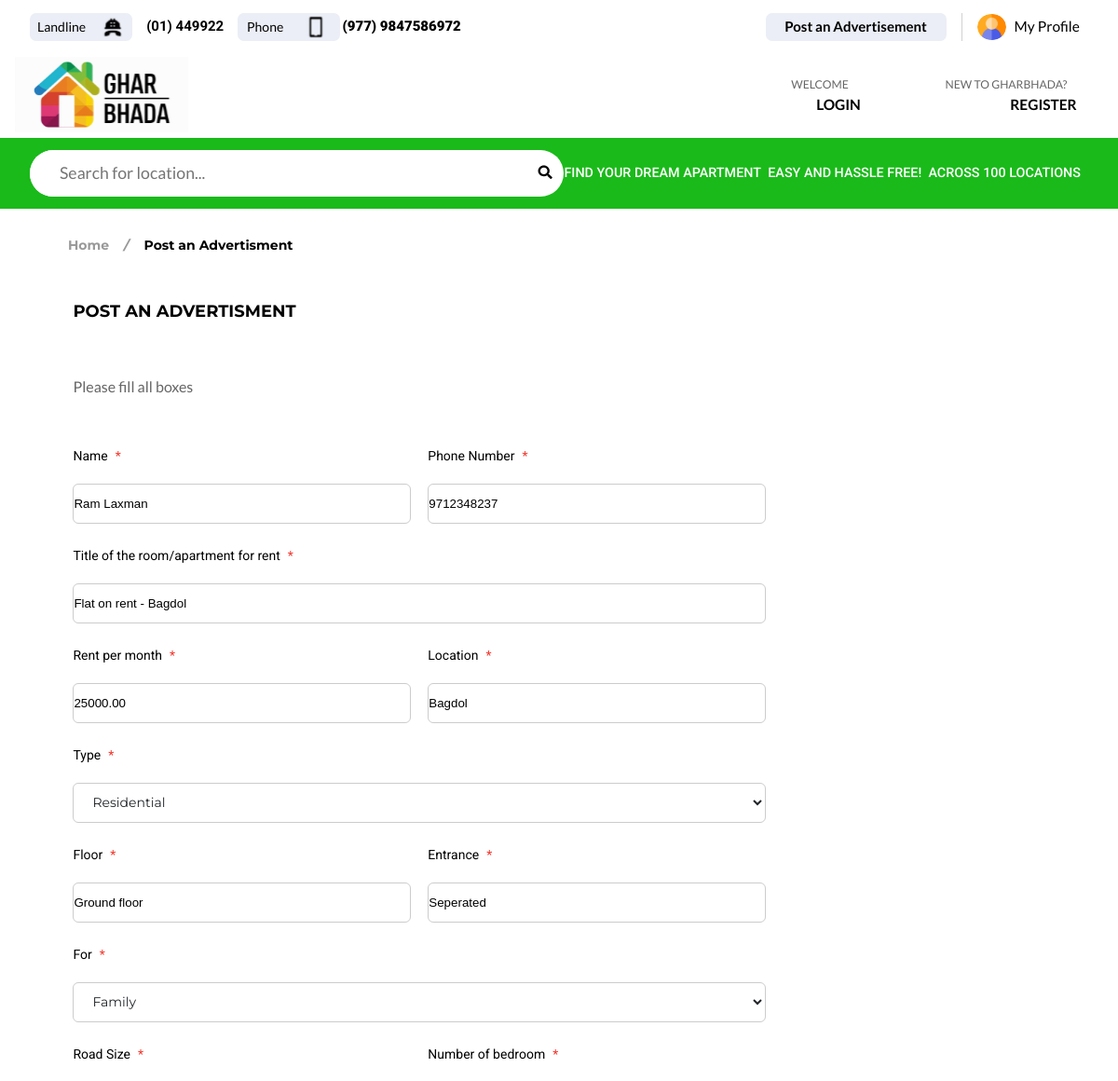
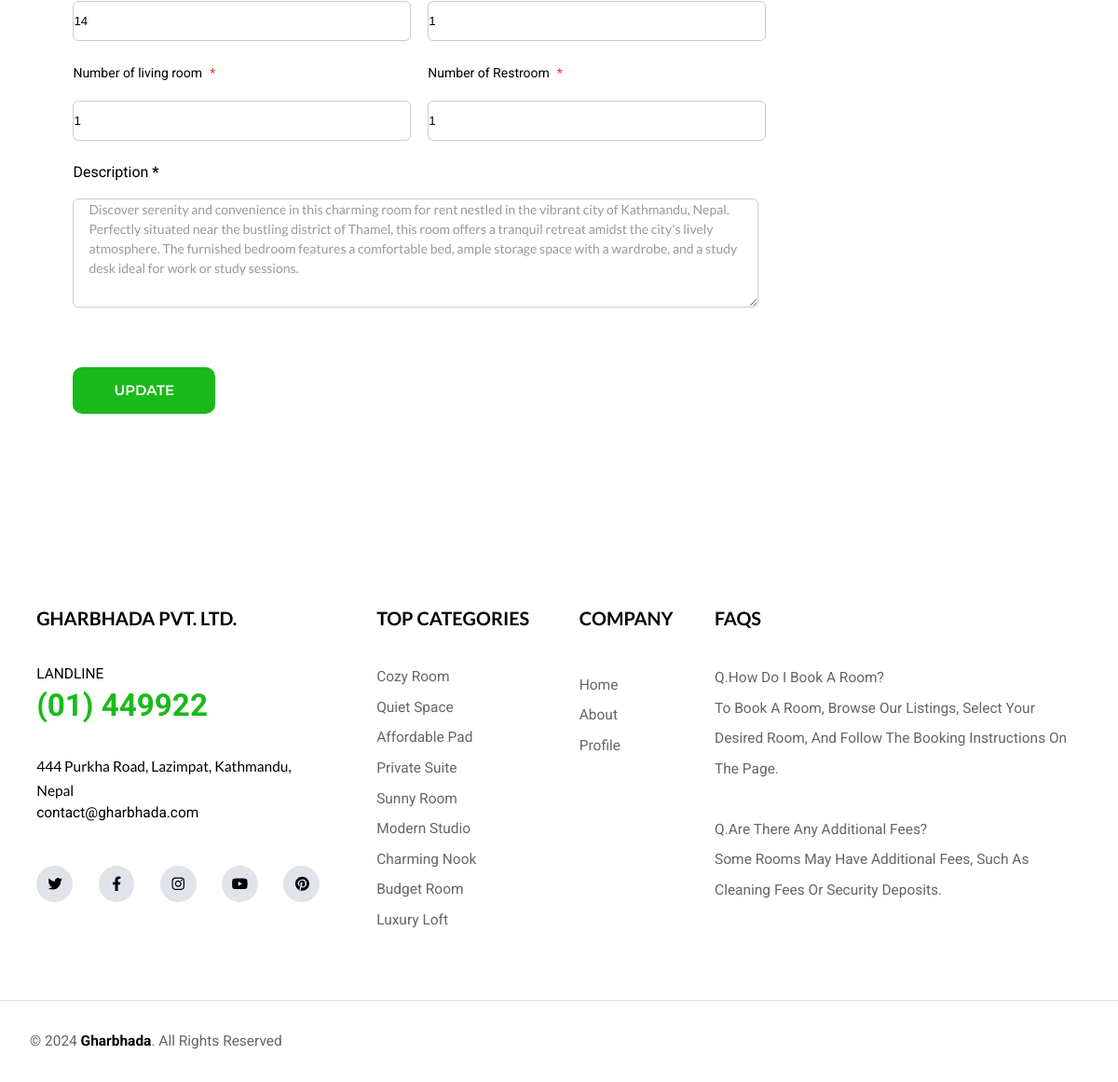
Page /components/UpdatePost.php?post_id=17 (signed in) on the committed database (2 pictures, top to bottom).
### tables this page shows
CREATE TABLE `posts` (
  `id` int(11) NOT NULL,
  `user_id` int(11) NOT NULL,
  `name` varchar(255) NOT NULL,
  `phone_number` varchar(20) NOT NULL,
  `title` varchar(255) NOT NULL,
  `rent` decimal(10,2) NOT NULL,
  `location` varchar(255) NOT NULL,
  `type` enum('residential','commercial') NOT NULL,
  `floor` varchar(40) DEFAULT NULL,
  `entrance` varchar(255) NOT NULL,
  `for_whom` enum('family','single') NOT NULL,
  `road_size` int(11) NOT NULL,
  `bedrooms` int(11) NOT NULL,
  `living_rooms` int(11) NOT NULL,
  `restrooms` int(11) NOT NULL,
  `image1` varchar(255) DEFAULT NULL,
  `image2` varchar(255) DEFAULT NULL,
  `image3` varchar(255) DEFAULT NULL,
  `description` text NOT NULL,
  `created_at` timestamp NOT NULL DEFAULT current_timestamp(),
  `updated_at` timestamp NOT NULL DEFAULT current_timestamp() ON UPDATE current_timestamp(),
  `status` tinyint(4) DEFAULT 0
);

### Models/PostCRUDModel.php (called while the page is built, shortened)
<?php
class PostCRUD
{
    private $db;
    public function __construct($db)
    {
        $this->db = $db;
    }
    public function getSinglePost($id)
    {
        $query = "SELECT * FROM Posts WHERE id = ?";
        $stmt = $this->db->prepare($query);
        $stmt->bind_param('i', $id);
        $stmt->execute();
        $result = $stmt->get_result();
        $post = $result->fetch_assoc();
        return $post;
    }
}
?>

### components/UpdatePost.php (the view, shortened to what this page needs)
<?php
require_once '../Models/PostCRUDModel.php';
require_once '../Database/DatabaseConnection.php';
$PostCRUDModel = new PostCRUD($db);
$user = $_SESSION['user'];
$name = $user['name'];
$phoneNumber = $user['phone'];
if (isset($_GET['post_id'])) {
    $Postid = $_GET['post_id'];
    $SinglePost = $PostCRUDModel->getSinglePost($Postid);
} else {
    echo "No post ID provided.";
    exit();
}
?>
<!DOCTYPE html>
<html lang="en">
<head>
    <link rel="stylesheet" href="../css/style.css">
    <link rel="stylesheet" href="../css/login.css">
    <link rel="stylesheet" href="../css/postAndAdvertisement.css">
</head>
<body>
    <?php
        include 'header.php';
    ?>
     <section id="PostAnAdvertisement">
        <div id="pageLocation">
            <p id="pageLocationText">Home <i>/</i> <b>Post an Advertisment</b></p>
        </div>
        <h1 id="PostAnAdvertisementTitle">Post an advertisment</h1>
        <p id="fillAllBoxes">Please fill all boxes</p>
        <form action="../Controllers/PostCRUDController.php?action=update" id="PostForm" method="POST" onsubmit="ValidatePostForm(event)" enctype="multipart/form-data">
            <div class="formGroupLarge">
            <div class="formGroup">
                <label for="name">Name <b>*</b></label><span id="NameField">Please Enter Name</span><br>
                <input type="text" id="name" name="name"  value="<?php echo ($name); ?>">
            </div>
            <div class="formGroup">
                <label for="name">Phone Number <b>*</b></label><span id="PhoneNumberField">Please Enter Phone Number</span><br>
                <input type="text" id="phoneNumberform" name="phoneNumber"  value="<?php echo ($phoneNumber); ?>">
            </div>
        </div>
            <div class="formGroupLarge">
            <div class="formGroup">
                <label for="name">Title of the room/apartment for rent <b>*</b></label><span id="TitleField">Please Enter Title</span><br>
                <input type="text" id="titlePost" name="title" value="<?php echo($SinglePost['title']) ?>">
            </div>
        </div>
        <div class="formGroupLarge">
            <div class="formGroup">
                <label for="name">Rent per month  <b>*</b></label><span id="RentField">Please Enter Rent</span><br>
                <input type="text" id="rentPerMonth" name="rent" value="<?php echo($SinglePost['rent']) ?>">
            </div>
            <div class="formGroup">
                <label for="name">Location <b>*</b></label><span id="LocationField">Please Enter Location</span><br>
                <input type="text" id="location" name="location" value="<?php echo($SinglePost['location']) ?>">
            </div>
        </div>
        <div class="formGroupLarge">
            <div class="formGroup">
                <label for="name">Type <b>*</b></label><span id="TypeField">Please Enter Type</span><br>
                <select name="type" id="type" value="<?php echo($SinglePost['type']) ?>">
                    <option value="residential" selected>Residential</option>
                </select>
            </div>
        </div>
        <div class="formGroupLarge">
            <div class="formGroup">
                <label for="name">Floor  <b>*</b></label><span id="FloorField">Please Enter Floor</span><br>
                <input type="text" id="floor" name="floor" value="<?php echo($SinglePost['floor']) ?>">
            </div>
            <div class="formGroup">
                <label for="name">Entrance <b>*</b></label><span id="EntranceField">Please Enter Entrance</span><br>
                <input type="text" id="entrance" name="entrance" value="<?php echo($SinglePost['entrance']) ?>">
            </div>
        </div>
        <div class="formGroupLarge">
            <div class="formGroup">
                <label for="name">For <b>*</b></label><span id="ForField">Please Enter FOr</span><br>
                <select name="for" id="for" value="<?php echo($SinglePost['for_whom']) ?>">
                    <option value="Family" selected>Family</option>
                </select>
            </div>
        </div>
        <div class="formGroupLarge">
            <div class="formGroup">
                <label for="name">Road Size  <b>*</b></label><span id="RoadSizeField">Please Enter Road Size</span><br>
                <input type="text" id="RoadSize" name="RoadSize" value="<?php echo($SinglePost['road_size']) ?>">
            </div>
            <div class="formGroup">
                <label for="name">Number of bedroom <b>*</b></label><span id="BedroomField">Please Enter number of bedroom</span><br>
                <input type="text" id="Bedroom" name="Bedroom" value="<?php echo($SinglePost['bedrooms']) ?>">
            </div>
        </div>
        <div class="formGroupLarge">
            <div class="formGroup">
                <label for="name">Number of living room <b>*</b></label><span id="LivingroomField">Please Enter number of living room</span><br>
                <input type="text" id="LivingRoom" name="LivingRoom" value="<?php echo($SinglePost['living_rooms']) ?>">
            </div>
            <div class="formGroup">
                <label for="name">Number of Restroom <b>*</b></label><span id="RestroomField">Please Enter number of restroom</span><br>
                <input type="text" id="Restroom" name="Restroom" value="<?php echo($SinglePost['restrooms']) ?>">
            </div>
        </div>
        <div class="formGroupLarge" id="DescriptionBox">
            <div class="formGroup>
                <label for="name">Description <b>*</b></label><span id="DescriptionField">Please Enter Description</span><br><br>
                <textarea name="description" id="description" placeholder="Room features, requirements, etc."><?php echo($SinglePost['description']) ?></textarea>
            </div>
        </div>
        <button id="submitPost" type="submit">Update</button>
        </form>
     </section>
    <?php
        include 'footer.php';
    ?>
</body>
</html>

### css/style.css (style rules this page uses)
* { margin: 0; padding: 0; box-sizing: border-box; }
body { font-family: 'Roboto', sans-serif, Lato; background-color: #f1f1f1; width: 100%; height: 100%; }

### css/login.css (style rules this page uses)
#pageLocation { width: 100%; height: 5.07306rem; background: #FFF; padding-left: 4.56rem; display: flex; align-items: center; }
#pageLocationText { color: #999; font-family: Montserrat; font-size: 0.87681rem; font-style: normal; font-weight: 700; line-height: 1.31525rem; display: flex; gap: 1rem; }
#pageLocationText b { color: #000; font-family: Montserrat; font-size: 0.87681rem; font-style: normal; font-weight: 700; line-height: 1.31525rem; }
form { display: flex; flex-direction: column; }

### css/postAndAdvertisement.css (style rules this page uses)
#PostAnAdvertisement { height: 95rem; width: 100%; display: flex; flex-direction: column; align-items: flex-start; gap: 1rem; background-color: white; }
#PostAnAdvertisementTitle { display: flex; width: 100%; height: 1.3125rem; flex-direction: column; justify-content: center; flex-shrink: 0; color: #000; font-family: Montserrat; font-size: 1.125rem; font-style: normal; font-weight: 700; line-height: 1.35rem; text-transform: uppercase; padding: 1rem; padding-left: 4.9rem; }
#fillAllBoxes { display: flex; width: 21.62531rem; height: 1.7rem; flex-direction: column; justify-content: center; flex-shrink: 0; color: #666; font-family: Lato; font-size: 1rem; font-style: normal; font-weight: 400; line-height: 1.7rem; padding: 3rem; padding-left: 4.9rem; }
section #PostForm { height: 81.7rem; width: 49.44rem; background-color: white; margin-left: 4.9rem; gap: 2rem; }
.formGroupLarge { display: flex; justify-content: space-between; height: 4.69rem; width: 46.49rem; }
.formGroup label { display: flex; height: 1.3125rem; align-items: center; align-items: center; flex-shrink: 0; color: #000; font-family: Roboto; font-size: 0.875rem; font-style: normal; font-weight: 400; line-height: 1.3125rem; gap: 0.5rem; }
.formGroup label b { color: #F1352B; font-family: Roboto; font-size: 0.875rem; font-style: normal; font-weight: 400; line-height: 1.3125rem; }
.formGroup input { width: 22.68188rem; height: 2.6875rem; flex-shrink: 0; border-radius: 0.375rem; border: 1px solid #CCC; background: #FFF; }
#titlePost { width: 46.48938rem; height: 2.6875rem; flex-shrink: 0; border-radius: 0.375rem; border: 1px solid #CCC; background: #FFF; }
.formGroup select { display: flex; width: 46.48938rem; height: 2.6875rem; justify-content: flex-end; align-items: center; flex-shrink: 0; border-radius: 0.375rem; border: 1px solid #CCC; background: #FFF; color: #212529; font-family: Montserrat; font-size: 0.875rem; font-style: normal; font-weight: 400; line-height: 1.3125rem; padding-left: 1rem; }
#description { display: flex; height: 7.3125rem; width: 46rem; align-items: center; flex-shrink: 0; border-radius: 0.375rem; border: 1px solid #CCC; background: white; color: #999; font-family: Lato; font-size: 0.875rem; font-style: normal; font-weight: 400; line-height: 1.3125rem; padding-left: 1rem; }
#submitPost { display: flex; width: 9.55063rem; height: 3.125rem; justify-content: center; align-items: center; flex-shrink: 0; border-radius: 0.625rem; background: #1ABA1A; color: #FFF; text-align: center; font-family: Montserrat; font-size: 0.9375rem; font-style: normal; font-weight: 600; line-height: 1.125rem; text-transform: uppercase; border: 0px; margin-top: 7rem; }

### rows in the picture
posts: title "Flat on rent - Bagdol", rent "25000.00", location "Bagdol", type "Residential", floor "Ground floor", entrance "Seperated", for "Family", RoadSize "14", Bedroom "1", LivingRoom "1", Restroom "1", description "Discover serenity and convenience in this charming room for rent nestled in the vibrant city of Kathmandu, Nepal. Perfectly situated near the bustling district of Thamel, this room offers a tranquil retreat amidst the city's lively atmosphere. The furnished bedroom features a comfortable bed, ample storage space with a wardrobe, and a study desk ideal for work or study sessions."
